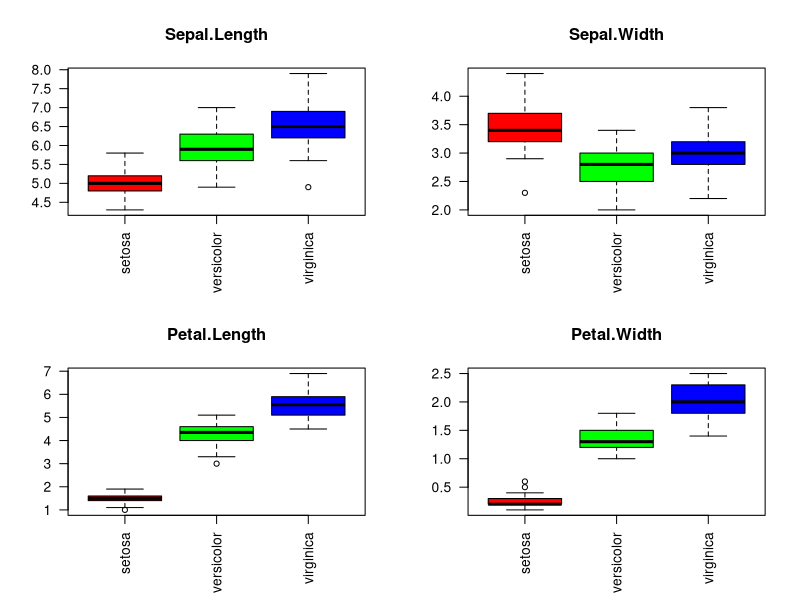
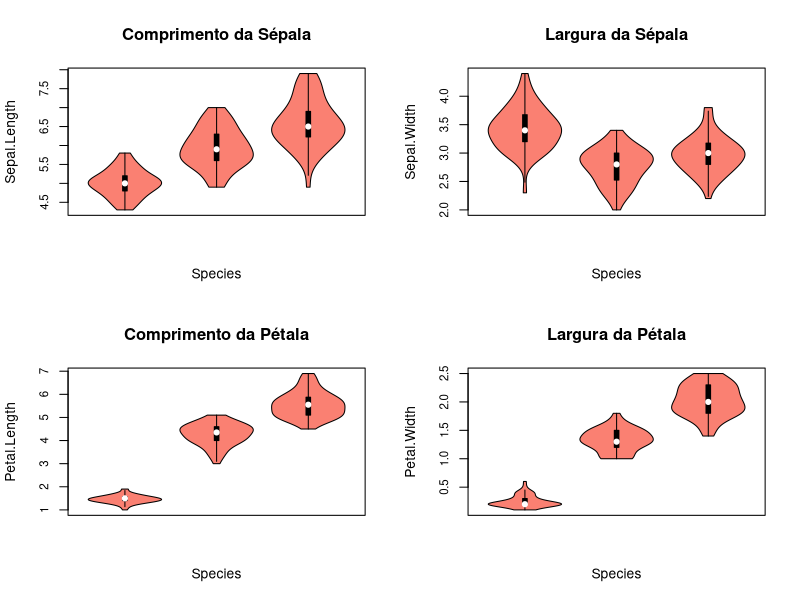

Reproduce these figures in R, in order.
## ---- chunk 1
a <- c(6, 34, 923, 5, 0)
b <- c(112:116)
c <- c(5, 9, 34, 76, 2)
d <- c(545:549)
minhamat <- cbind(a, b, c, d)
minhamat
## ---- chunk 2
apply(minhamat, 1, mean)
## ---- chunk 3
apply(minhamat, 2, mean, na.rm = TRUE)
## ---- chunk 4
apply(minhamat, 2, sort)
## ---- chunk 5
apply(minhamat, 1, function(x) x%%10)
## ---- chunk 6
l <- apply(mtcars, 2, min) #retorna um vetor
s <- lapply(mtcars, min) #retorna uma lista
m <- sapply(mtcars, min) #retorna um vetor
l
s
m
## ---- chunk 7
lista.objetos <- list(l, s, m)
## ---- chunk 8
lapply(lista.objetos, class)
## ---- chunk 9
g <- function(lista) {
  classe <- vector("character", length(lista))
  for (i in 1:length(lista)) {
    classe[i] <- class(lista[[i]])
  }
  return(classe)
}

g(lista.objetos)

system.time(replicate(10000, lapply(lista.objetos, class)))
system.time(replicate(10000,{
    classes <- character(length(lista.objetos))
    for (i in 1:length(lista.objetos)) {
      classes[i] <- class(lista.objetos[[i]])
    }
  }))
## ---- chunk 10
c <- rep(c("A", "F"), length.out = 10)
r <- 10:1

lista1 <- mapply(rep, c, r, SIMPLIFY = F)
lista1
## ---- chunk 11
lista2<- mapply(rep, c, r, USE.NAMES = T, SIMPLIFY = F)
lista2
## ---- chunk 12
f <- function(n) {
  c <- rep(c("A", "F"), length.out = n)
  r <- n:1
  lista <- vector("list", n)
  
  for (i in 1:n) {
    lista[[i]] <- rep(c[i], r[i])
  }
  return(lista)
}

lista3 <- f(10)
lista3

system.time(replicate(10000, mapply(rep, c, r, USE.NAMES = T, SIMPLIFY = F)))
system.time(replicate(10000, {
  c <- rep(c("A", "F"), length.out = 10)
  r <- 10:1
  lista <- vector("list", 10)
  
  for (i in 1:10) {
    lista[[i]] <- rep(c[i], r[i])
  }
}))
## ---- chunk 13
apply(Titanic, 2, sum)
## ---- chunk 14
head(Titanic)
apply(Titanic, c(2, 4), sum)
## ---- chunk 15
apply(Titanic, c(2, 3), sum)
## ---- chunk 16
primeira <- matrix(38:66, 3)
segunda <- matrix(56:91, 3)
terceira <- matrix(82:145, 3)
quarta <- matrix(46:93, 5)
lista.obj<-list(primeira, segunda, terceira, quarta)
## ---- chunk 17
lapply(lista.obj, function(x) x[ ,2])
## ---- chunk 18
lapply(lista.obj, function(x) x[3, ])
## ---- chunk 19
par(mfrow = c(2, 2))

bp <- sapply(names(iris)[1:4], function(x) {boxplot(as.formula(paste(x, "~ Species")), data = iris, main = x, xlab = "", ylab = "", col = c("red", "green", "blue"), las = 2)})
## ---- chunk 20
library(vioplot)
par(mfrow = c(2, 2))

vioplot(Sepal.Length ~ Species, data = iris, col = "salmon", xaxt = "n", main = "Comprimento da Sépala")
vioplot(Sepal.Width ~ Species, data = iris, col = "salmon", xaxt = "n", main = "Largura da Sépala")
vioplot(Petal.Length ~ Species, data = iris, col = "salmon", xaxt = "n", main = "Comprimento da Pétala")
vioplot(Petal.Width ~ Species, data = iris, col = "salmon", xaxt = "n", main = "Largura da Pétala")

## ---- chunk 21
lapply(iris, class)
## ---- chunk 22
lapply(iris, levels)
## ---- chunk 23
unique(iris$Species)
## ---- chunk 24
va <- c()
f <- for (i in iris$Species) {
  if (!(i %in% va)) {
    va <- c(va, i)
  }
}

system.time(replicate(10000, unique(iris$Species)))
system.time(replicate(10000, f))
## ---- chunk 25
library(ggplot2)
lapply(diamonds, class)
## ---- chunk 26
apply(diamonds[10000:11000, 8:10], 2, mean)
## ---- chunk 27
round(apply(diamonds[10000:11000, 8:10], 2, mean), 1)
## ---- chunk 28
ordered(round(apply(diamonds[10000:11000, 8:10], 2, mean), 1))
## ---- chunk 29
aggregate(mtcars[, -11], list(carb = mtcars$carb), median, na.rm = TRUE)
## ---- chunk 30
aggregate(mtcars[, -11], list(carb = mtcars$carb), function(x) median)
## ---- chunk 31
x <- matrix(1:107, 107, 2)
y <- 1:107

system.time(replicate(10000,mapply(prod,x, y)))
system.time(replicate(10000,crossprod(x, y)))
